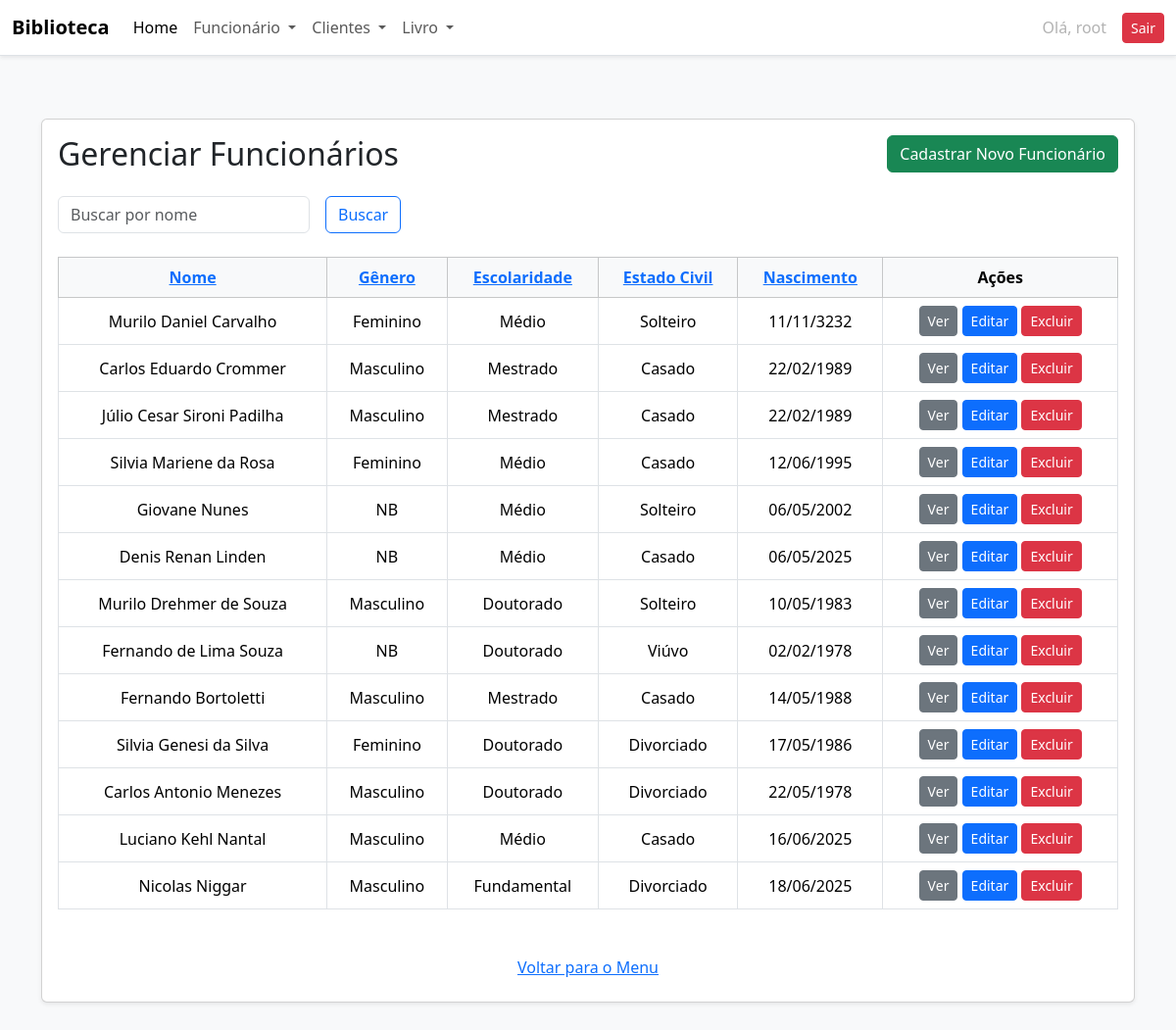
The page /funcionarios/ (signed in) on the database its author committed.
### academico/models.py (models this page shows, shortened)
class Funcionario(models.Model):
    nome = models.CharField(max_length=100)
    data_nascimento = models.DateField()
    cpf = models.CharField(max_length=14, unique=True)
    genero = models.CharField(max_length=3, choices=GENERO_CHOICES_HUMAN)
    estado_civil = models.CharField(
        max_length=30, choices=ESTADO_CIVIL_CHOICES)
    escolaridade = models.CharField(
        max_length=50, choices=ESCOLARIDADE_CHOICES)
    ativo = models.BooleanField(default=True)

### academico/views.py (the view)
# urls.py: path('funcionarios/', views.funcionario, name='funcionarios'),
@login_required
def funcionario(request):
    query = request.GET.get('busca', '')
    if query:
        funcionarios = Funcionario.objects.filter(
            ativo=True, nome__icontains=query)
    else:
        funcionarios = Funcionario.objects.filter(ativo=True)
    dados = {
        'funcionarios': funcionarios,
        'ativos': True,
        'query': query,
    }
    return render(request, 'academico/lista_funcionarios.html', dados)

### academico/templates/academico/lista_funcionarios.html (shortened to what this page needs)
{% extends 'academico/base.html' %}
{% block content %}
<div class="container py-5">
    <div class="card shadow-sm">
        <div class="card-body">
            <div class="d-flex justify-content-between align-items-center mb-4">
                {% if ativos %}
                    <h2 class="mb-0">Gerenciar Funcionários</h2>
                {% else %}
                    <h2 class="mb-0">Gerenciar Funcionários Inativos</h2>
                {% endif %}
                <a href="{% url 'cadastrar_funcionario' %}" class="btn btn-success">Cadastrar Novo Funcionário</a>
            </div>
            <form method="get" class="row g-3 align-items-center mb-4">
                <div class="col-auto">
                    <input type="text" name="busca" class="form-control" placeholder="Buscar por nome" value="{{ query|default:'' }}">
                </div>
                <div class="col-auto">
                    <button type="submit" class="btn btn-outline-primary">Buscar</button>
                </div>
            </form>
            <div class="table-responsive">
                <table class="table table-bordered table-hover text-center align-middle">
                    <thead class="table-light">
                        <tr>
                            {% if ativos %}
                                <th><a href="{% url 'ordenar_funcionarios' 'nome' %}?busca={{ query }}">Nome</a></th>
                                <th><a href="{% url 'ordenar_funcionarios' 'genero' %}?busca={{ query }}">Gênero</a></th>
                                <th><a href="{% url 'ordenar_funcionarios' 'escolaridade' %}?busca={{ query }}">Escolaridade</a></th>
                                <th><a href="{% url 'ordenar_funcionarios' 'estado_civil' %}?busca={{ query }}">Estado Civil</a></th>
                                <th><a href="{% url 'ordenar_funcionarios' 'data_nascimento' %}?busca={{ query }}">Nascimento</a></th>
                                <th>Ações</th>
                            {% endif %}
                        </tr>
                    </thead>
                    <tbody>
                        {% for funcionario in funcionarios %}
                        <tr>
                            <td>{{ funcionario.nome }}</td>
                            <td>{{ funcionario.get_genero_display }}</td>
                            <td>{{ funcionario.get_escolaridade_display }}</td>
                            <td>{{ funcionario.get_estado_civil_display }}</td>
                            <td>{{ funcionario.data_nascimento|date:"d/m/Y" }}</td>
                            <td>
                                {% if ativos %}
                                    <a href="{% url 'visualizar_funcionario' funcionario.id %}" class="btn btn-sm btn-secondary">Ver</a>
                                    <a href="{% url 'editar_funcionario' funcionario.id %}" class="btn btn-sm btn-primary">Editar</a>
                                    <a href="{% url 'excluir_funcionario' funcionario.id %}" class="btn btn-sm btn-danger">Excluir</a>
                                {% else %}
                                    <a href="{% url 'ativar_funcionario' funcionario.id %}" class="btn btn-sm btn-success">Ativar</a>
                                {% endif %}
                            </td>
                        </tr>
                        {% empty %}
                        <tr>
                            <td colspan="6" class="text-muted">Nenhum funcionário encontrado.</td>
                        </tr>
                        {% endfor %}
                    </tbody>
                </table>
            </div>
            <div class="text-center mt-4">
                <a href="{% url 'index' %}" class="btn btn-link">Voltar para o Menu</a>
            </div>
        </div>
    </div>
</div>
{% endblock %}

### academico/templates/academico/base.html (shortened to what this page needs)
<!DOCTYPE html>
<html lang="pt-br">
<head>
    <link href="https://cdn.jsdelivr.net/npm/bootstrap@5.3.6/dist/css/bootstrap.min.css" rel="stylesheet"
>
</head>
<body class="bg-light">
    <nav class="navbar navbar-expand-lg bg-white border-bottom shadow-sm">
        <div class="container-fluid">
            <a class="navbar-brand fw-bold" href="#">Biblioteca</a>
            <div class="collapse navbar-collapse" id="navbarNavDropdown">
                <ul class="navbar-nav">
                    <li class="nav-item">
                        <a class="nav-link active" href="{% url 'index' %}">Home</a>
                    </li>
                    <li class="nav-item dropdown">
                        <a class="nav-link dropdown-toggle" href="#" role="button"
                           data-bs-toggle="dropdown" aria-expanded="false">
                            Funcionário
                        </a>
                    </li>
                    <li class="nav-item dropdown">
                        <a class="nav-link dropdown-toggle" href="#" role="button"
                           data-bs-toggle="dropdown" aria-expanded="false">
                            Clientes
                        </a>
                    </li>
                    <li class="nav-item dropdown">
                        <a class="nav-link dropdown-toggle" href="#" role="button"
                           data-bs-toggle="dropdown" aria-expanded="false">
                            Livro
                        </a>
                    </li>
                </ul>
                {% if user.is_authenticated %}
      <ul class="navbar-nav ms-auto">
        <li class="nav-item">
          <div class="d-flex align-items-center gap-2">
            <span class="nav-link disabled mb-0">Olá, {{ user.username }}</span>
            <a class="btn btn-danger btn-sm" href="{% url 'logout' %}">Sair</a>
          </div>
        </li>
      </ul>
      {% endif %}
            </div>
        </div>
    </nav>
    {% block content %}
    {% endblock %}
</body>
</html>

### rows shown on the page
Funcionario: nome "Murilo Daniel Carvalho", genero "Feminino", escolaridade "Médio", estado_civil "Solteiro", data_nascimento "11/11/3232"
Funcionario: nome "Carlos Eduardo Crommer", genero "Masculino", escolaridade "Mestrado", estado_civil "Casado", data_nascimento "22/02/1989"
Funcionario: nome "Júlio Cesar Sironi Padilha", genero "Masculino", escolaridade "Mestrado", estado_civil "Casado", data_nascimento "22/02/1989"
Funcionario: nome "Silvia Mariene da Rosa", genero "Feminino", escolaridade "Médio", estado_civil "Casado", data_nascimento "12/06/1995"
Funcionario: nome "Giovane Nunes", genero "NB", escolaridade "Médio", estado_civil "Solteiro", data_nascimento "06/05/2002"
Funcionario: nome "Denis Renan Linden", genero "NB", escolaridade "Médio", estado_civil "Casado", data_nascimento "06/05/2025"
Funcionario: nome "Murilo Drehmer de Souza", genero "Masculino", escolaridade "Doutorado", estado_civil "Solteiro", data_nascimento "10/05/1983"
Funcionario: nome "Fernando de Lima Souza", genero "NB", escolaridade "Doutorado", estado_civil "Viúvo", data_nascimento "02/02/1978"
Funcionario: nome "Fernando Bortoletti", genero "Masculino", escolaridade "Mestrado", estado_civil "Casado", data_nascimento "14/05/1988"
Funcionario: nome "Silvia Genesi da Silva", genero "Feminino", escolaridade "Doutorado", estado_civil "Divorciado", data_nascimento "17/05/1986"
Funcionario: nome "Carlos Antonio Menezes", genero "Masculino", escolaridade "Doutorado", estado_civil "Divorciado", data_nascimento "22/05/1978"
Funcionario: nome "Luciano Kehl Nantal", genero "Masculino", escolaridade "Médio", estado_civil "Casado", data_nascimento "16/06/2025"
Funcionario: nome "Nicolas Niggar", genero "Masculino", escolaridade "Fundamental", estado_civil "Divorciado", data_nascimento "18/06/2025"

### other values the page prints
{{ user.username }} "root"
